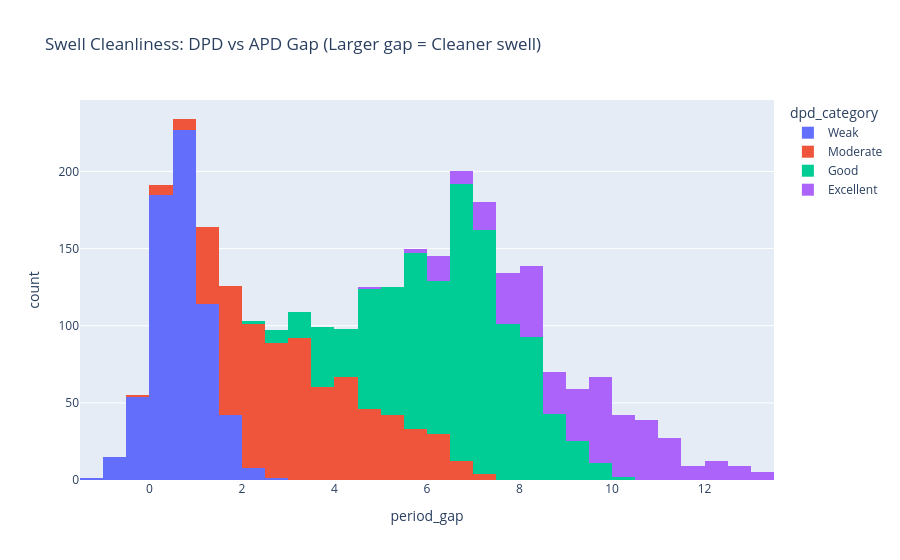
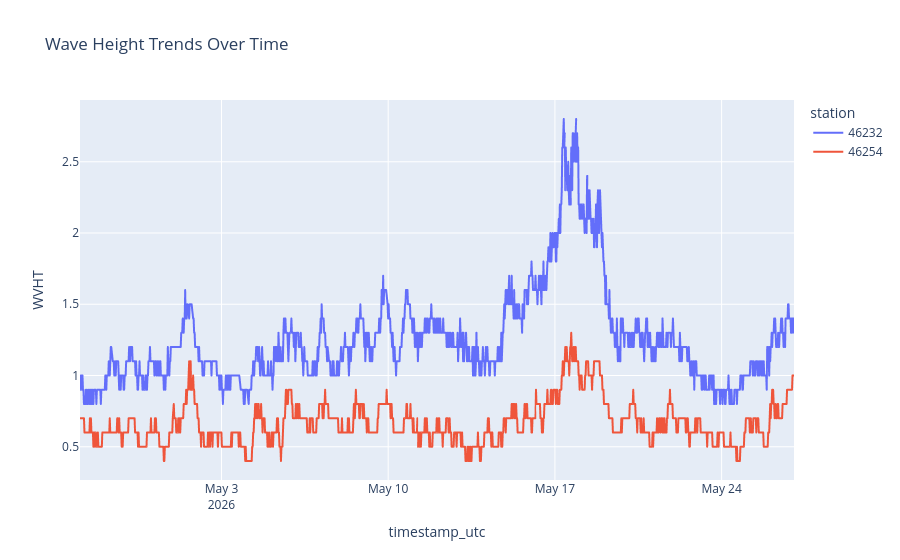
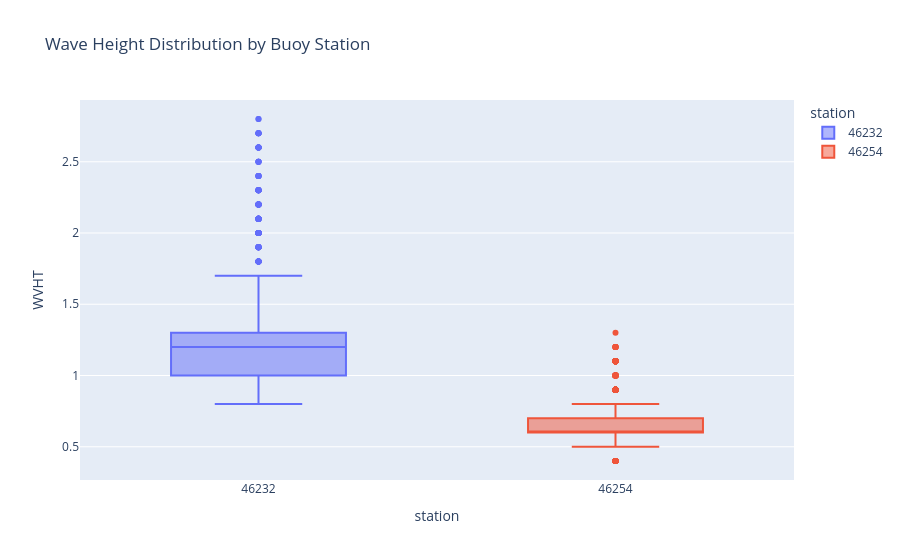

Notebook cell for these charts, in order:
### Code cell
# 1. APD Analysis: The "Cleanliness" Gap
df_buoy['period_gap'] = df_buoy['DPD'] - df_buoy['APD']

fig_gap = px.histogram(
    df_buoy, x='period_gap', color='dpd_category',
    title='Swell Cleanliness: DPD vs APD Gap (Larger gap = Cleaner swell)',
    category_orders={"dpd_category": ["Weak", "Moderate", "Good", "Excellent"]}
)
fig_gap.show()

# 2. Time-Series EDA: Tracking incoming swells over the last 30 days
fig_time = px.line(
    df_buoy, x='timestamp_utc', y='WVHT', color='station',
    title='Wave Height Trends Over Time'
)
fig_time.show()

# 3. Station Comparison EDA: Point Loma vs Mission Bay
fig_station = px.box(
    df_buoy, x='station', y='WVHT', color='station',
    title='Wave Height Distribution by Buoy Station'
)
fig_station.show()

### Figure 1 — Plotly figure (JSON) as saved in the notebook; plotly's stock layout.template omitted (floating-point values rounded to 4 significant figures; data arrays with more than 128 entries replaced by an {"elided": "..."} marker saying what was removed)
{"data": [{"alignmentgroup": "True", "bingroup": "x", "hovertemplate": "dpd_category=Weak<br>period_gap=%{x}<br>count=%{y}<extra></extra>", "legendgroup": "Weak", "marker": {"color": "#636efa", "pattern": {"shape": ""}}, "name": "Weak", "offsetgroup": "Weak", "orientation": "v", "showlegend": true, "type": "histogram", "x": {"elided": "647 float values"}, "xaxis": "x", "yaxis": "y"}, {"alignmentgroup": "True", "bingroup": "x", "hovertemplate": "dpd_category=Moderate<br>period_gap=%{x}<br>count=%{y}<extra></extra>", "legendgroup": "Moderate", "marker": {"color": "#EF553B", "pattern": {"shape": ""}}, "name": "Moderate", "offsetgroup": "Moderate", "orientation": "v", "showlegend": true, "type": "histogram", "x": {"elided": "715 float values"}, "xaxis": "x", "yaxis": "y"}, {"alignmentgroup": "True", "bingroup": "x", "hovertemplate": "dpd_category=Good<br>period_gap=%{x}<br>count=%{y}<extra></extra>", "legendgroup": "Good", "marker": {"color": "#00cc96", "pattern": {"shape": ""}}, "name": "Good", "offsetgroup": "Good", "orientation": "v", "showlegend": true, "type": "histogram", "x": {"elided": "1084 float values"}, "xaxis": "x", "yaxis": "y"}, {"alignmentgroup": "True", "bingroup": "x", "hovertemplate": "dpd_category=Excellent<br>period_gap=%{x}<br>count=%{y}<extra></extra>", "legendgroup": "Excellent", "marker": {"color": "#ab63fa", "pattern": {"shape": ""}}, "name": "Excellent", "offsetgroup": "Excellent", "orientation": "v", "showlegend": true, "type": "histogram", "x": {"elided": "383 float values"}, "xaxis": "x", "yaxis": "y"}], "layout": {"barmode": "relative", "legend": {"title": {"text": "dpd_category"}, "tracegroupgap": 0}, "title": {"text": "Swell Cleanliness: DPD vs APD Gap (Larger gap = Cleaner swell)"}, "xaxis": {"anchor": "y", "domain": [0, 1], "title": {"text": "period_gap"}}, "yaxis": {"anchor": "x", "domain": [0, 1], "title": {"text": "count"}}}}

### Figure 2 — Plotly figure (JSON) as saved in the notebook; plotly's stock layout.template omitted (floating-point values rounded to 4 significant figures; data arrays with more than 128 entries replaced by an {"elided": "..."} marker saying what was removed)
{"data": [{"hovertemplate": "station=46232<br>timestamp_utc=%{x}<br>WVHT=%{y}<extra></extra>", "legendgroup": "46232", "line": {"color": "#636efa", "dash": "solid"}, "marker": {"symbol": "circle"}, "mode": "lines", "name": "46232", "showlegend": true, "type": "scattergl", "x": {"elided": "1391 str values"}, "xaxis": "x", "y": {"elided": "1391 float values"}, "yaxis": "y"}, {"hovertemplate": "station=46254<br>timestamp_utc=%{x}<br>WVHT=%{y}<extra></extra>", "legendgroup": "46254", "line": {"color": "#EF553B", "dash": "solid"}, "marker": {"symbol": "circle"}, "mode": "lines", "name": "46254", "showlegend": true, "type": "scattergl", "x": {"elided": "1438 str values"}, "xaxis": "x", "y": {"elided": "1438 float values"}, "yaxis": "y"}], "layout": {"legend": {"title": {"text": "station"}, "tracegroupgap": 0}, "title": {"text": "Wave Height Trends Over Time"}, "xaxis": {"anchor": "y", "domain": [0, 1], "title": {"text": "timestamp_utc"}}, "yaxis": {"anchor": "x", "domain": [0, 1], "title": {"text": "WVHT"}}}}

### Figure 3 — Plotly figure (JSON) as saved in the notebook; plotly's stock layout.template omitted (floating-point values rounded to 4 significant figures; data arrays with more than 128 entries replaced by an {"elided": "..."} marker saying what was removed)
{"data": [{"alignmentgroup": "True", "hovertemplate": "station=%{x}<br>WVHT=%{y}<extra></extra>", "legendgroup": "46232", "marker": {"color": "#636efa"}, "name": "46232", "notched": false, "offsetgroup": "46232", "orientation": "v", "showlegend": true, "type": "box", "x": {"elided": "1391 str values"}, "x0": " ", "xaxis": "x", "y": {"elided": "1391 float values"}, "y0": " ", "yaxis": "y"}, {"alignmentgroup": "True", "hovertemplate": "station=%{x}<br>WVHT=%{y}<extra></extra>", "legendgroup": "46254", "marker": {"color": "#EF553B"}, "name": "46254", "notched": false, "offsetgroup": "46254", "orientation": "v", "showlegend": true, "type": "box", "x": {"elided": "1438 str values"}, "x0": " ", "xaxis": "x", "y": {"elided": "1438 float values"}, "y0": " ", "yaxis": "y"}], "layout": {"boxmode": "overlay", "legend": {"title": {"text": "station"}, "tracegroupgap": 0}, "title": {"text": "Wave Height Distribution by Buoy Station"}, "xaxis": {"anchor": "y", "categoryarray": ["46232", "46254"], "categoryorder": "array", "domain": [0, 1], "title": {"text": "station"}}, "yaxis": {"anchor": "x", "domain": [0, 1], "title": {"text": "WVHT"}}}}
